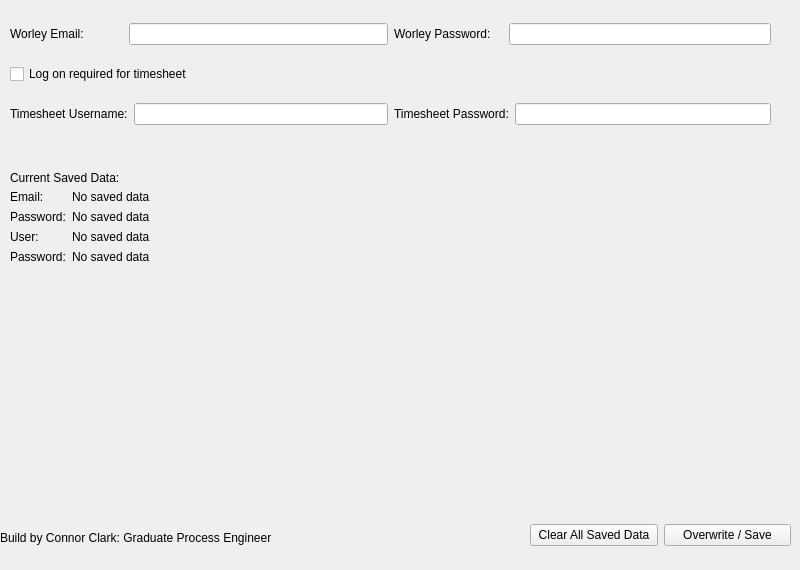
    <widget class="QWidget" name="TAB_Credentials">
     <attribute name="title">
      <string>User Credentials</string>
     </attribute>
     <widget class="QWidget" name="gridLayoutWidget">
      <property name="geometry">
       <rect>
        <x>10</x>
        <y>10</y>
        <width>761</width>
        <height>131</height>
       </rect>
      </property>
      <layout class="QGridLayout" name="gridLayout">
       <item row="0" column="0">
        <layout class="QVBoxLayout" name="verticalLayout">
         <item>
          <layout class="QHBoxLayout" name="horizontalLayout">
           <item>
            <widget class="QLabel" name="LB_Credentials_User1">
             <property name="text">
              <string>Worley Email:</string>
             </property>
            </widget>
           </item>
           <item>
            <spacer name="horizontalSpacer">
             <property name="orientation">
              <enum>Qt::Horizontal</enum>
             </property>
             <property name="sizeType">
              <enum>QSizePolicy::Fixed</enum>
             </property>
             <property name="sizeHint" stdset="0">
              <size>
               <width>39</width>
               <height>20</height>
              </size>
             </property>
            </spacer>
           </item>
           <item>
            <widget class="QLineEdit" name="LE_Credentials_User1">
             <property name="sizePolicy">
              <sizepolicy hsizetype="MinimumExpanding" vsizetype="Fixed">
               <horstretch>0</horstretch>
               <verstretch>0</verstretch>
              </sizepolicy>
             </property>
             <property name="statusTip">
              <string>Your work email address e.g connor.clark@worleyparsons.com</string>
             </property>
             <property name="inputMask">
              <string/>
             </property>
             <property name="text">
              <string notr="true"/>
             </property>
             <property name="maxLength">
              <number>100</number>
             </property>
            </widget>
           </item>
          </layout>
         </item>
        </layout>
       </item>
       <item row="2" column="1">
        <layout class="QHBoxLayout" name="horizontalLayout_3">
         <item>
          <widget class="QLabel" name="LB_Credentials_Pass2">
           <property name="text">
            <string>Timesheet Password:</string>
           </property>
          </widget>
         </item>
         <item>
          <widget class="QLineEdit" name="LE_Credentials_Pass2">
           <property name="statusTip">
            <string>Password required to log into timesheet</string>
           </property>
           <property name="inputMask">
            <string/>
           </property>
           <property name="maxLength">
            <number>100</number>
           </property>
          </widget>
         </item>
        </layout>
       </item>
       <item row="0" column="1">
        <layout class="QHBoxLayout" name="horizontalLayout_2">
         <item>
          <widget class="QLabel" name="LB_Credentials_Pass1">
           <property name="text">
            <string>Worley Password:</string>
           </property>
          </widget>
         </item>
         <item>
          <spacer name="horizontalSpacer_2">
           <property name="orientation">
            <enum>Qt::Horizontal</enum>
           </property>
           <property name="sizeType">
            <enum>QSizePolicy::Fixed</enum>
           </property>
           <property name="sizeHint" stdset="0">
            <size>
             <width>12</width>
             <height>20</height>
            </size>
           </property>
          </spacer>
         </item>
         <item>
          <widget class="QLineEdit" name="LE_Credentials_Pass1">
           <property name="statusTip">
            <string>The password you use with your Worley email</string>
           </property>
           <property name="inputMask">
            <string/>
           </property>
           <property name="maxLength">
            <number>100</number>
           </property>
          </widget>
         </item>
        </layout>
       </item>
       <item row="2" column="0">
        <layout class="QHBoxLayout" name="horizontalLayout_4">
         <item>
          <widget class="QLabel" name="LB_Credentials_User2">
           <property name="text">
            <string>Timesheet Username:</string>
           </property>
          </widget>
         </item>
         <item>
          <widget class="QLineEdit" name="LE_Credentials_User2">
           <property name="statusTip">
            <string>Username required for timesheet e.g XXXXXX</string>
           </property>
           <property name="inputMask">
            <string/>
           </property>
           <property name="maxLength">
            <number>100</number>
           </property>
          </widget>
         </item>
        </layout>
       </item>
       <item row="1" column="0">
        <layout class="QHBoxLayout" name="horizontalLayout_5">
         <item>
          <widget class="QCheckBox" name="CkB_Credentials_Dual_log">
           <property name="statusTip">
            <string>Only check if different credentials are required to connect to your timesheet</string>
           </property>
           <property name="text">
            <string>Log on required for timesheet</string>
           </property>
          </widget>
         </item>
        </layout>
       </item>
      </layout>
     </widget>
     <widget class="QWidget" name="formLayoutWidget">
      <property name="geometry">
       <rect>
        <x>10</x>
        <y>190</y>
        <width>481</width>
        <height>91</height>
       </rect>
      </property>
      <layout class="QFormLayout" name="Form_Credentials_Saved">
       <item row="0" column="0">
        <widget class="QLabel" name="LB_Credentials_User1_Text">
         <property name="text">
          <string>Email:</string>
         </property>
        </widget>
       </item>
       <item row="0" column="1">
        <widget class="QLabel" name="LB_Credentials_User1_Saved">
         <property name="text">
          <string>No saved data</string>
         </property>
        </widget>
       </item>
       <item row="1" column="0">
        <widget class="QLabel" name="LB_Credentials_Pass1_Text">
         <property name="text">
          <string>Password:</string>
         </property>
        </widget>
       </item>
       <item row="1" column="1">
        <widget class="QLabel" name="LB_Credentials_Pass1_Saved">
         <property name="text">
          <string>No saved data</string>
         </property>
        </widget>
       </item>
       <item row="2" column="0">
        <widget class="QLabel" name="LB_Credentials_User2_Text">
         <property name="text">
          <string>User:</string>
         </property>
        </widget>
       </item>
       <item row="2" column="1">
        <widget class="QLabel" name="LB_Credentials_User2_Saved">
         <property name="text">
          <string>No saved data</string>
         </property>
        </widget>
       </item>
       <item row="3" column="0">
        <widget class="QLabel" name="LB_Credentials_Pass2_Text">
         <property name="text">
          <string>Password:</string>
         </property>
        </widget>
       </item>
       <item row="3" column="1">
        <widget class="QLabel" name="LB_Credentials_Pass2_Saved">
         <property name="text">
          <string>No saved data</string>
         </property>
        </widget>
       </item>
      </layout>
     </widget>
     <widget class="QLabel" name="LB_Credentials_Header1">
      <property name="geometry">
       <rect>
        <x>10</x>
        <y>170</y>
        <width>121</width>
        <height>16</height>
       </rect>
      </property>
      <property name="text">
       <string>Current Saved Data:</string>
      </property>
     </widget>
     <widget class="QWidget" name="horizontalLayoutWidget_8">
      <property name="geometry">
       <rect>
        <x>530</x>
        <y>510</y>
        <width>261</width>
        <height>51</height>
       </rect>
      </property>
      <layout class="QHBoxLayout" name="horizontalLayout_6">
       <item>
        <widget class="QPushButton" name="BTN_Credentials_Clear">
         <property name="statusTip">
          <string>Deletes ALL saved usernames and passwords.</string>
         </property>
         <property name="text">
          <string>Clear All Saved Data</string>
         </property>
        </widget>
       </item>
       <item>
        <widget class="QPushButton" name="BTN_Credentials_Save">
         <property name="statusTip">
          <string>Update stored credentials</string>
         </property>
         <property name="text">
          <string>Overwrite / Save</string>
         </property>
        </widget>
       </item>
      </layout>
     </widget>
     <widget class="QLabel" name="LB_Credentials_BuildBy">
      <property name="geometry">
       <rect>
        <x>0</x>
        <y>530</y>
        <width>331</width>
        <height>16</height>
       </rect>
      </property>
      <property name="text">
       <string>Build by Connor Clark: Graduate Process Engineer</string>
      </property>
     </widget>
    </widget>
